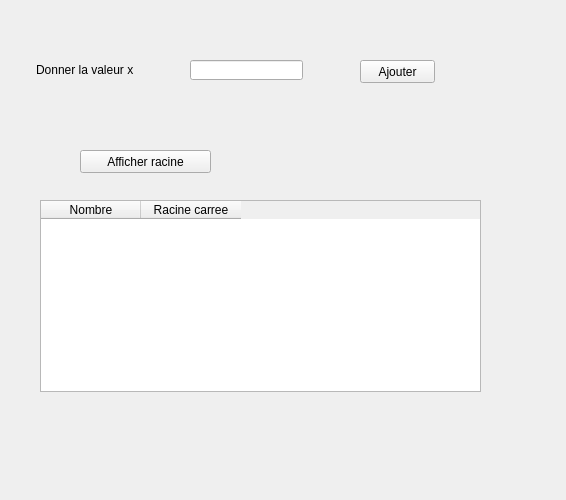
<?xml version="1.0" encoding="UTF-8"?>
<ui version="4.0">
 <class>Form</class>
 <widget class="QWidget" name="Form">
  <property name="geometry">
   <rect>
    <x>0</x>
    <y>0</y>
    <width>566</width>
    <height>500</height>
   </rect>
  </property>
  <property name="windowTitle">
   <string>Form</string>
  </property>
  <widget class="QLabel" name="label">
   <property name="geometry">
    <rect>
     <x>36</x>
     <y>60</y>
     <width>121</width>
     <height>20</height>
    </rect>
   </property>
   <property name="text">
    <string>Donner la valeur x</string>
   </property>
  </widget>
  <widget class="QLineEdit" name="num">
   <property name="geometry">
    <rect>
     <x>190</x>
     <y>60</y>
     <width>113</width>
     <height>20</height>
    </rect>
   </property>
  </widget>
  <widget class="QPushButton" name="BtnAj">
   <property name="geometry">
    <rect>
     <x>360</x>
     <y>60</y>
     <width>75</width>
     <height>23</height>
    </rect>
   </property>
   <property name="text">
    <string>Ajouter</string>
   </property>
  </widget>
  <widget class="QPushButton" name="BtnAff">
   <property name="geometry">
    <rect>
     <x>80</x>
     <y>150</y>
     <width>131</width>
     <height>23</height>
    </rect>
   </property>
   <property name="text">
    <string>Afficher racine</string>
   </property>
  </widget>
  <widget class="QTableWidget" name="TAB">
   <property name="geometry">
    <rect>
     <x>40</x>
     <y>200</y>
     <width>441</width>
     <height>192</height>
    </rect>
   </property>
   <column>
    <property name="text">
     <string>Nombre</string>
    </property>
   </column>
   <column>
    <property name="text">
     <string>Racine carree</string>
    </property>
   </column>
  </widget>
 </widget>
 <resources/>
 <connections/>
</ui>
